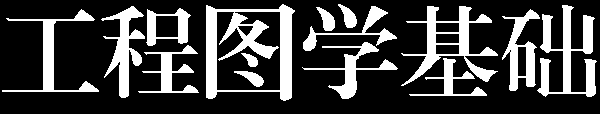
#> input picture work/img-003.ppm, 600 x 114 px
$ python comp.py img-003.ppm 5 5
#> lines starting #> are read from the running program, lines starting #| are printed output that depends on the picture; after the words box and inside, x2 and y2 are one past the last pixel; in counts of white or black regions, pixels touching at a corner belong together
import numpy as np, sys
from PIL import Image
from collections import deque

def comps(path, thresh=160, minpix=8, crop=None):
#> called with path = 'img-003.ppm', thresh = 5, minpix = 8
    im = Image.open(path).convert('L')
#> im: PIL image 600x114 L; 24.5% white; 15 white regions, largest, box (x1, y1, x2, y2) and area: (206, 4, 295, 101) 3465, (537, 5, 597, 97) 2192, (401, 6, 498, 86) 2042
    if crop: im = im.crop(crop)
    a = np.array(im) < thresh
    H, W = a.shape
#> H = 114; W = 600
    lab = np.zeros((H, W), np.int32); cur = 0; out = []
    for y in range(H):
        for x in range(W):
            if a[y, x] and lab[y, x] == 0:
                cur += 1; q = deque([(y, x)]); lab[y, x] = cur
                pts = []
                while q:
                    cy, cx = q.popleft(); pts.append((cy, cx))
                    for dy in (-1, 0, 1):
                        for dx in (-1, 0, 1):
                            ny, nx = cy+dy, cx+dx
                            if 0 <= ny < H and 0 <= nx < W and a[ny, nx] and lab[ny, nx] == 0:
                                lab[ny, nx] = cur; q.append((ny, nx))
                if len(pts) >= minpix:
                    arr = np.array(pts); y0, x0 = arr.min(0); y1, x1 = arr.max(0)
                    out.append(dict(id=cur, n=len(pts), bbox=(x0, y0, x1, y1), m=lab == cur, arr=arr))
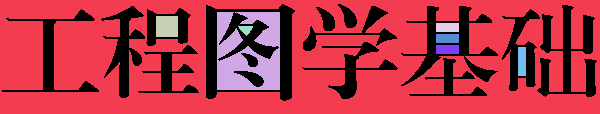
#> lab: shape (114, 600) int32; 9 distinct labels, from 0 to 8; one colour per label, 0 black
#> after the loop, cur = 8
    return out, (W, H)

def thumb(c, cols=56, aspect=2.0):
    x0, y0, x1, y1 = c['bbox']; w = max(1, x1-x0+1); h = max(1, y1-y0+1)
    cw = max(1.0, w/cols); ch = cw*aspect; rows = max(1, int(h/ch))
    m = c['m']; lines = []
    for r in range(rows):
        yy0, yy1 = y0+int(r*ch), max(y0+int(r*ch)+1, y0+int((r+1)*ch))
        line = ''
        for cc in range(cols):
            xx0, xx1 = x0+int(cc*cw), max(x0+int(cc*cw)+1, x0+int((cc+1)*cw))
            line += '#' if m[yy0:yy1, xx0:xx1].any() else '.'
        lines.append(line)
    return lines

if __name__ == '__main__':
    path = sys.argv[1]; thresh = int(sys.argv[2]) if len(sys.argv) > 2 else 160
    cs, (W, H) = comps(path, thresh)
#> W = 600; H = 114
    cs.sort(key=lambda c: -c['n'])
    print('image', W, H, 'components', len(cs))
#| image 600 114 components 8
    for c in cs[:int(sys.argv[3]) if len(sys.argv) > 3 else 12]:
        x0, y0, x1, y1 = c['bbox']
        print('--- id%d npix=%d bbox x %d-%d y %d-%d (w%d h%d)' % (c['id'], c['n'], x0, x1, y0, y1, x1-x0+1, y1-y0+1))
        for ln in thumb(c): print('   ', ln)
